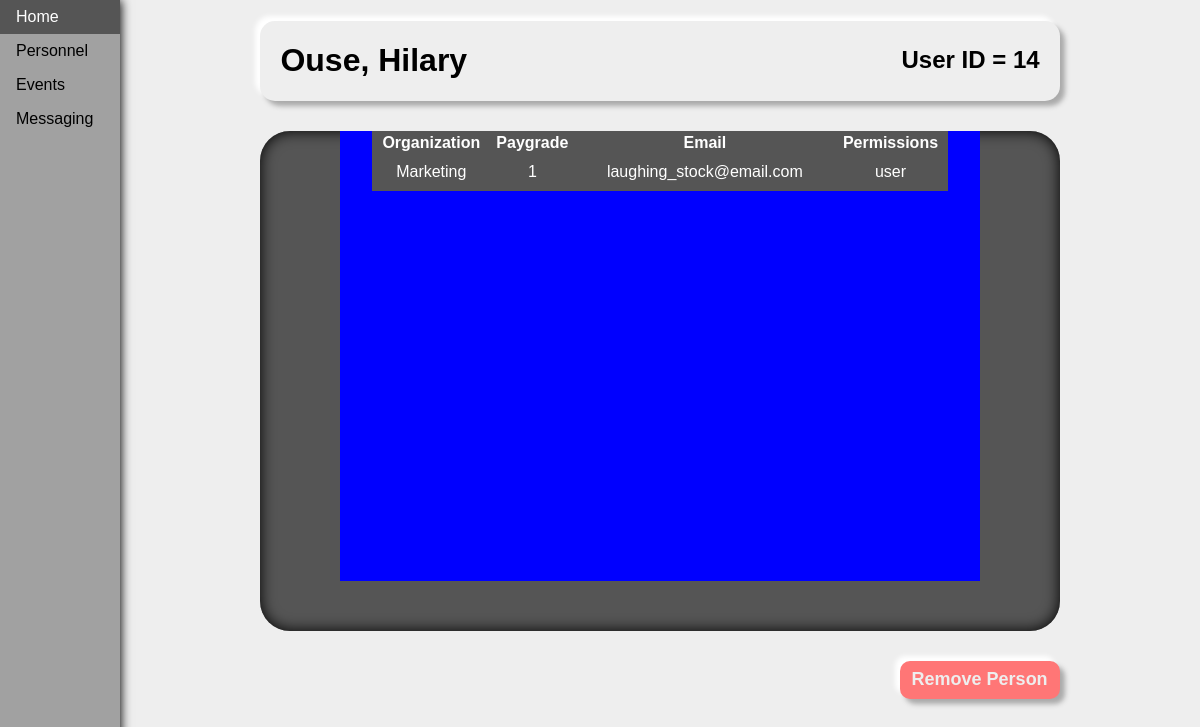
/PM-pages/user_data.php?user_ID=14, run on the app's committed database.
### tables this page shows
CREATE TABLE `people` (
  `user_ID` int(11) NOT NULL,
  `First_Name` varchar(30) NOT NULL,
  `Last_Name` varchar(30) NOT NULL,
  `Email` varchar(50) NOT NULL,
  `Activation_Date` date NOT NULL,
  `Pay_Grade` int(11) NOT NULL,
  `Organization` int(11) NOT NULL,
  `Extra_1` int(11) NOT NULL,
  `Extra_2` int(11) NOT NULL,
  `Extra_3` int(11) NOT NULL,
  `Extra_4` int(11) NOT NULL,
  `Extra_5` int(11) NOT NULL,
  `permissions` varchar(12) DEFAULT NULL
);

CREATE TABLE `groups` (
  `ID` int(11) NOT NULL,
  `group_name` varchar(100) NOT NULL,
  `supervisor_ID` int(11) DEFAULT NULL
);

### PM-extras/db_utils.php (called while the page is built, shortened)
<?php
function get_user_name($link, $user_ID) {
	$full_name = "";
	$query = "SELECT Last_Name, First_Name FROM People WHERE People.user_ID = " . $user_ID;
	if ($result = mysqli_query($link, $query)) {
		$row = mysqli_fetch_array($result);
		$full_name = $row['Last_Name'] . ", " . $row['First_Name'];
	} else {
		echo "ERROR: Could not execute sql query."
									.mysqli_error($link);
	}
	return $full_name;
}
function get_user_info($link, $UID) {
	$res = mysqli_query($link, "SELECT * FROM people JOIN groups ON people.Organization = groups.ID WHERE user_ID = ". $UID);
	$row = mysqli_fetch_array($res);
	$row["supervisor_name"] = get_user_name($link, $row["supervisor_ID"]);
	$get_gps = mysqli_query($link, "SELECT ID, group_name FROM groups");
	while ($gp_row = mysqli_fetch_array($get_gps)) {
		$gp_names[$gp_row["ID"]] = $gp_row["group_name"];
	}
	$extras = "";
	if ($extras == "") $row["extras"] = "None";
		else $row["extras"] = $extras;
	return $row;
}
?>

### PM-pages/user_data.php (the view, shortened to what this page needs)
<!DOCTYPE html>
<html>
<head>
    <link rel="stylesheet" type="text/css" href="../PM-css/styles.css">
</head>
<body>
    <?php require('../PM-extras/db_utils.php');
        $link = create_connection();
        $UID = $_GET['user_ID'];
    ?>
    <ul>
        <li><a href="../index.php">Home</a></li>
        <li><a href="personnel.php">Personnel</a></li>
        <li><a href="events.php">Events</a class="active"></li>
        <li><a href="messaging.php">Messaging</a></li>
    </ul>
    <div class="page_body">
        <div class="user_data_container">
            <div class="top_line">
                <div class="top_line_L">
                    <h1><?php echo get_user_name($link, $UID); ?></h1>
                </div>
                <div class="top_line_R">
                    <h2>User ID = <?php echo $UID; ?></h2>
                </div>
            </div>
            <div>
                <div class="user_info_box">
                    <div class="user_column">
                        <?php $row = get_user_info($link, $UID); ?>
                        <table id="user_info_table">
                            <tr>
                                <th>Organization</th>
                                <th>Paygrade</th>
                                <th>Email</th>
                                <th>Permissions</th>
                            </tr>
                            <tr>
                                <?php
                                    echo "<td class='user_cell'>".$row['group_name']."</td>";
                                    echo "<td class='user_cell'>".$row['Pay_Grade']."</td>";
                                    echo "<td class='user_cell'>".$row['Email']."</td>";
                                    echo "<td class='user_cell'>".$row['permissions']."</td>";
                                ?>
                            </tr>
                        </table>
                    </div>
                </div>
            </div>
            <div class="remove_button" onclick="openTab('b3');">
                Remove Person
            </div>
        </div>
    </div>
</body>
</html>

### PM-css/styles.css (style rules this page uses)
* { font-family: Arial; }
body { margin: 0; background-color: #EEEEEE; }
.page_body { margin-left: 200px; margin-right: 80px; padding: 1px 16px; }
.user_data_container { width: 90%; margin: 0 auto; }
.top_line { margin-top: 20px; margin-left: auto; margin-right: auto; height: 80px; padding-left: 20px; padding-right: 20px; background-color: #EEE; border-radius: 15px; box-shadow: 5px 5px 5px #AAAAAA, -5px -5px 5px #FFFFFF; }
.top_line_L { width: 50%; height: 100%; float: left; }
.top_line_R { width: 50%; height: 100%; float: left; text-align: right; margin-top: 5px; }
.user_info_box { margin: 30px auto; height: 500px; background-color: #555; border-radius: 30px; box-shadow: inset 0 0 15px #000000; }
.user_column { margin: 0 auto; width: 80%; height: 90%; color: white; background-color: blue; }
#user_info_table { width: 90%; margin: 10px auto; text-align: center; background-color: #555; }
.user_cell { text-align: center; white-space: nowrap; padding: 8px 15px 8px 15px; }
.remove_button { float: right; width: 150px; height: 30px; padding: 8px 5px 0px 5px; border-radius: 10px; text-align: center; font-size: 18px; font-weight: bold; cursor: pointer; color: #EEE; background-color: #FF7676; box-shadow: 5px 5px 5px #AAAAAA, -5px -5px 5px #FFFFFF; }
ul { list-style-type: none; margin: 0; padding: 0; width: 120px; background-color: rgb(161, 161, 161); position: fixed; height: 100%; overflow: auto; box-shadow: 1px 0px 10px; }
li a { display: block; color: #000; padding: 8px 16px; text-decoration: none; }

### data on the page
people: get_user_name($link, $UID) "Ouse, Hilary", groups.group_name "Marketing", Pay_Grade "1", Email "laughing_stock@email.com", permissions "user"

### other printed values
$UID "14"
